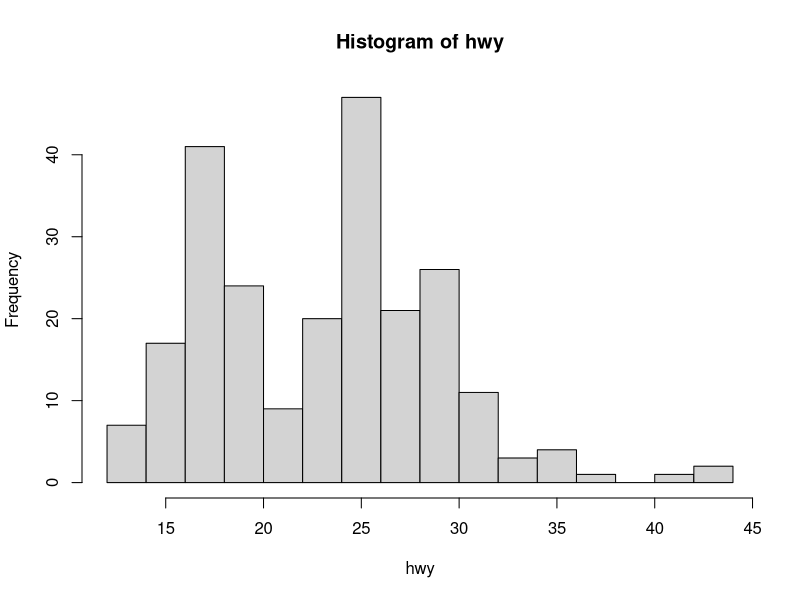
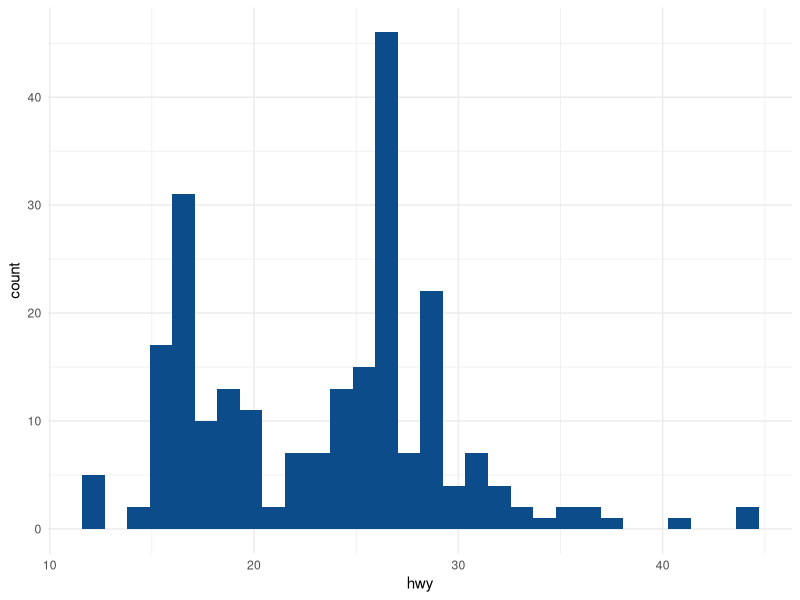
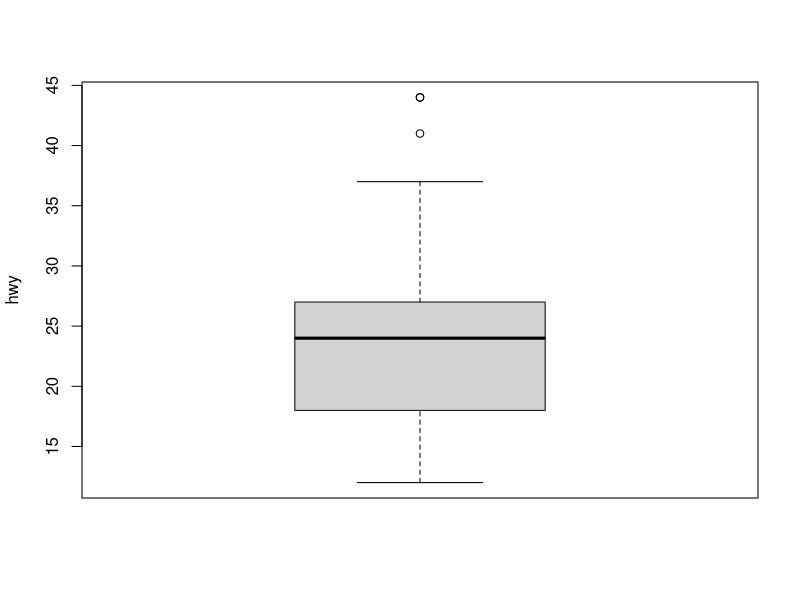
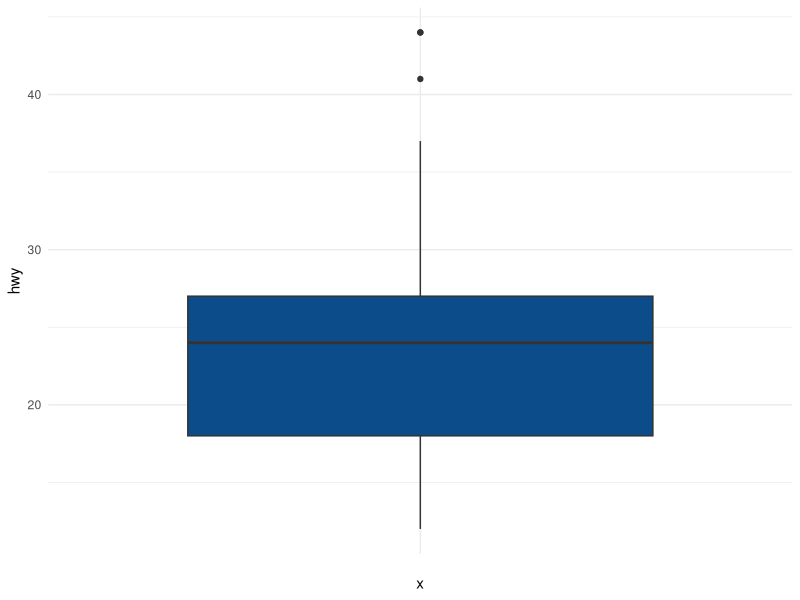

Generate these figures, in order, with R: (Note: this script raises an error after producing the figures.)
#Outliers
#https://www.statsandr.com/blog/outliers-detection-in-r/
#outliers--------------------------
#An outlier is a value or an observation that is distant from other observations, that is to say, a data point that differs significantly from other data points
library(ggplot2)
data <- ggplot2::mpg #load ggplot & mpg dataframe & load into data
head(data)
data$hwy
dim(data)
summary(data$hwy)
range(data$hwy)

(breaks1 = sqrt(nrow(data)))  #no of bins/ break point
hist(data$hwy,  xlab = "hwy",   main = "Histogram of hwy",  breaks = breaks1)

#ggplot2
library(ggplot2)

ggplot(data) +  aes(x = hwy) + geom_histogram(bins = 30L, fill = "#0c4c8a") + theme_minimal()
# there seems to be a couple of observations higher than all other observations (see the bar on the right side of the plot).


#boxplot-----
boxplot(data$hwy,  ylab = "hwy")
ggplot(data) +  aes(x = "", y = hwy) +   geom_boxplot(fill = "#0c4c8a") + theme_minimal()
#there are 2 potential outliers (see the 2 points above the vertical line, at the top of the boxplot).
#box plot visualizes a quantitative variable by displaying five common location summary (minimum, median, first and third quartiles and maximum) and any observation that was classified as a suspected outlier using the interquartile range (IQR) criterion. The IQR criterion means that all observations < Q1 - 1.5IQR and > Q3 + 1.5IQR are classified as potential outliers

#IQR is the difference between the third and first quartile) are considered as potential outliers by R. 
#extract the values of the potential outliers based on the IQR criterion
boxplot.stats(data$hwy)$out
#row no
out <- boxplot.stats(dat$hwy)$out
out_ind <- which(dat$hwy %in% c(out))
out_ind
dat[out_ind, ]  #complete data

#print the values
boxplot(dat$hwy,ylab = "hwy", main = "Boxplot of highway miles per gallon"
)
mtext(paste("Outliers: ", paste(out, collapse = ", ")))


#This method of outliers detection is based on the percentiles. With the percentiles method, all observations that lie outside the interval formed by the 2.5 and 97.5 percentiles will be considered as potential outliers. Other percentiles such as the 1 and 99, or the 5 and 95 percentiles can also be considered to construct the interval.
#The values of the lower and upper percentiles (and thus the lower and upper limits of the interval) can be computed with the quantile() function:
(lower_bound <- quantile(data$hwy, 0.025))
(upper_bound <- quantile(dat$hwy, 0.975))
#all observations below 14 and above 35.175 will be considered as potential outliers. The row numbers of the observations outside of the interval can then be extracted with the which() function:
(outlier_ind <- which(data$hwy < lower_bound | data$hwy > upper_bound))
#values of highway miles per gallon can be printed:
data[outlier_ind, "hwy"]
data[outlier_ind, ]

#There are 11 potential outliers according to the percentiles method. To reduce this number, you can set the percentiles to 1 and 99:
  
(lower_bound <- quantile(data$hwy, 0.01))
(upper_bound <- quantile(data$hwy, 0.99))

(outlier_ind <- which(dat$hwy < lower_bound | dat$hwy > upper_bound))


#more
#https://www.statsandr.com/blog/outliers-detection-in-r/#introduction
#https://www.itl.nist.gov/div898/handbook/eda/section3/eda35h.htm
#https://www.r-bloggers.com/2020/01/how-to-remove-outliers-in-r/
#https://towardsdatascience.com/ways-to-detect-and-remove-the-outliers-404d16608dba